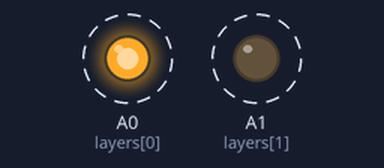
Recording of a sketch running on a simulated Arduino Uno, built with avr-gcc and run on an emulated ATmega328P. On the bench: output pins drawn as LEDs (lit = HIGH). Dashed ring = blinking. Pins used as bus, display or sensor lines are not drawn.

Above: at 0.2 s.
Timing chart, 0 to 3.0 s (numbered marks = the images above):
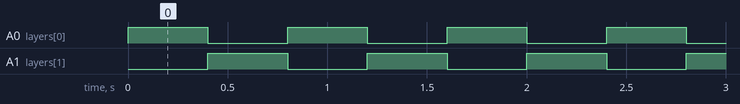

The sketch:

led_cube.ino
```cpp
int delayDuration = 100;
int layers[] = {A0, A1};
int columns[] = {2, 3, 4, 5};
int layerCount = sizeof(layers) / sizeof(layers[0]);
int columnCount = sizeof(columns) / sizeof(columns[0]);

void setup() {
  for (int i = 0; i < layerCount; i++) {
    pinMode(layers[i], OUTPUT);
  }
  for (int i = 0; i < columnCount; i++) {
    pinMode(columns[i], OUTPUT);
  }
}

void showCombinations(int layerCount, int columnCount, int delayDuration) {
  for (int l = 0; l < layerCount; l++) {
    for (int c2 = 0; c2 < columnCount; c2++) {
      for (int i = 0; i < layerCount; i++) {
        digitalWrite(layers[i], l == i ? HIGH : LOW);
      }
      for (int j = 0; j < columnCount; j++) {
        digitalWrite(columns[j], c2 == j ? HIGH : LOW);
      }
      delay(delayDuration);
      for (int j = 0; j < columnCount; j++) {
        digitalWrite(columns[j], LOW);
      }
    }
  }
}

void loop() {
  showCombinations(layerCount, columnCount, delayDuration);
}
```

Measured:
- by itself, A0 (layers[0]), A1 (layers[1]): alternates HIGH for 0.40 s and LOW for 0.40 s
